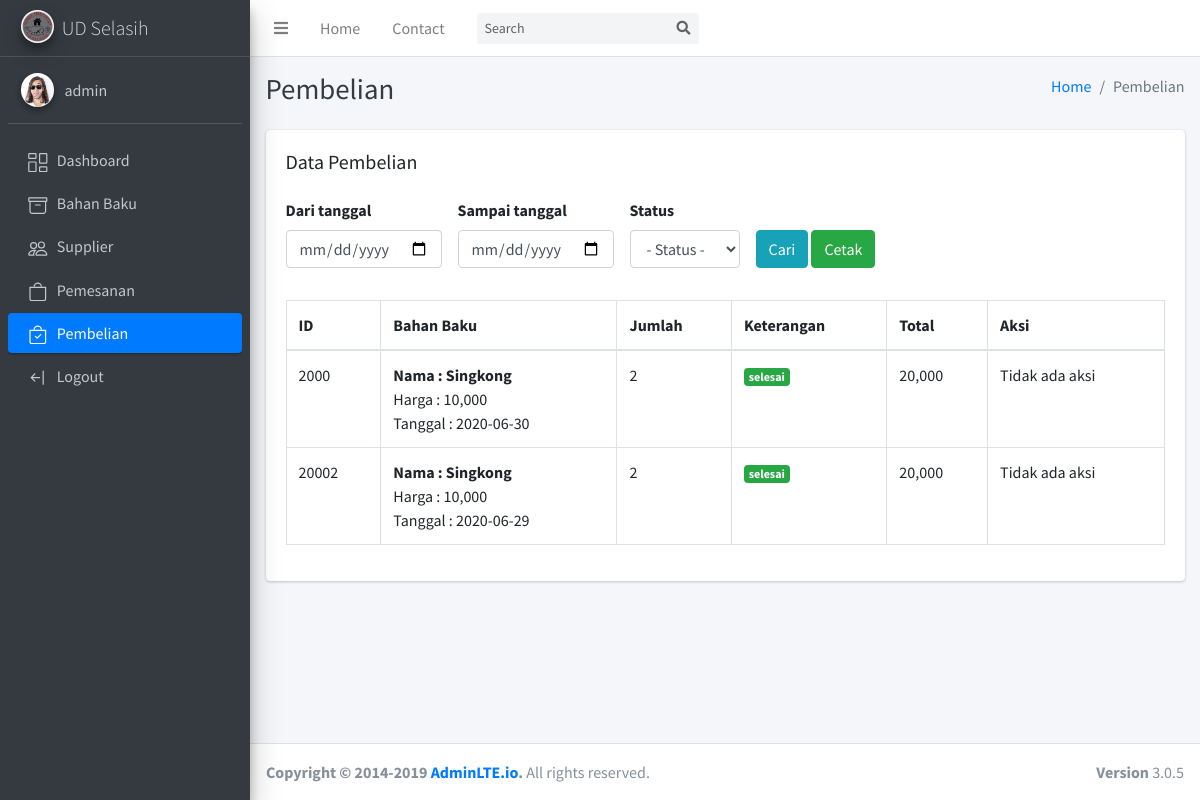
The app's page /pembelian/index.php (signed in), older data.
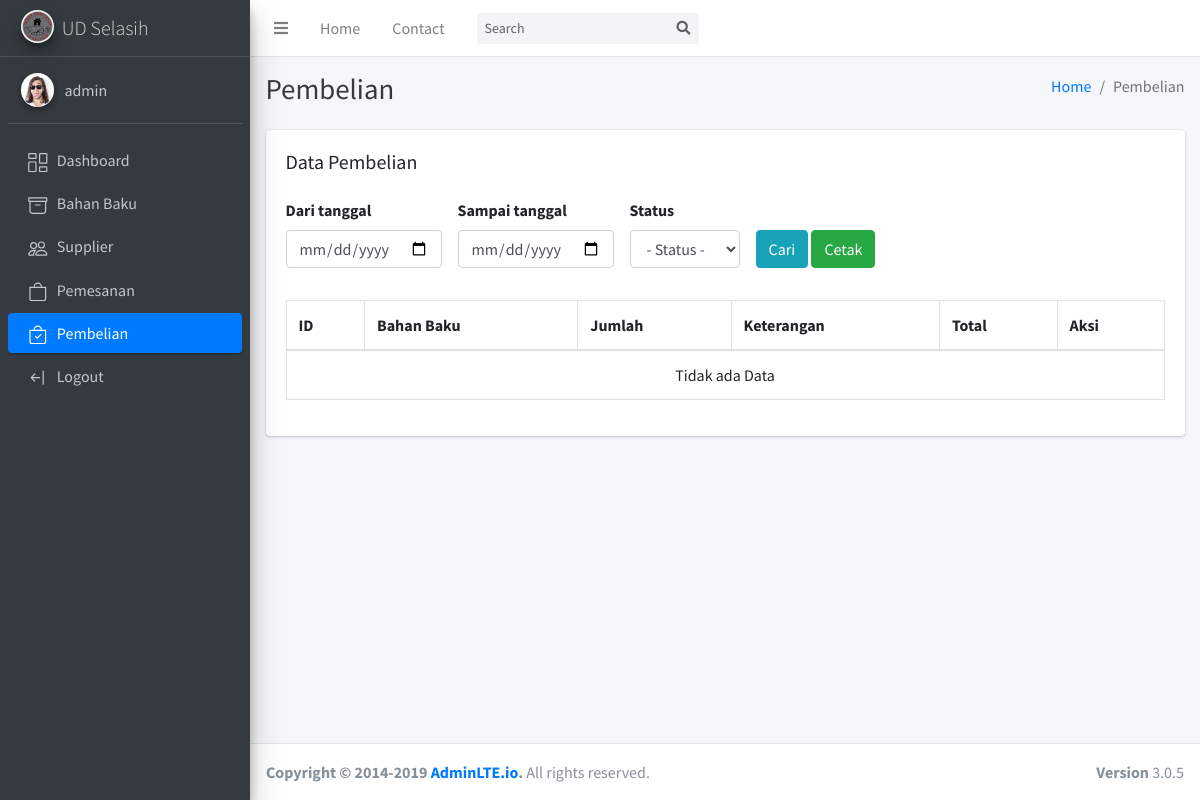
The same page, newer data.
### tables this page shows
CREATE TABLE `tb_pembelian` (
  `id` int(11) NOT NULL,
  `id_supplier` int(11) NOT NULL,
  `nama_bahan_baku` varchar(255) NOT NULL,
  `tanggal` date NOT NULL,
  `jumlah` int(11) NOT NULL,
  `harga` int(11) NOT NULL,
  `keterangan` varchar(255) NOT NULL,
  `total` double NOT NULL
);

### qb.php (called while the page is built, shortened)
<?php
require_once 'db.php';
function get($tbl){
    global $conn;
    $query = "SELECT * FROM $tbl";
    $res = $conn->query($query);
    return $res->fetch_all(MYSQLI_ASSOC);
}

### pembelian/index.php (the view, shortened to what the changed rows need)
<?php
    require_once '../qb.php';
    require_once '../layouts/header.php';
    $pembelian = $_SESSION['user']['level'] == 'supplier' ? getForSupplier($_SESSION['user']['id']) : get("tb_pembelian");
?>
<div class="content-header">
      <div class="container-fluid">
        <div class="row mb-2">
          <div class="col-sm-6">
            <h1 class="m-0 text-dark">Pembelian</h1>
          </div>
        </div>
      </div>
    </div>
    <section class="content">
        <div class="container-fluid">
<div class="row">
    <div class="col-12">
        <div class="card">
            <div class="card-body">
                <div id="print">
                    <table class="table table-bordered table-stripped" width="100%">
                        <thead>
                            <tr>
                                <th>ID</th>
                                <th>Bahan Baku</th>
                                <th>Jumlah</th>
                                <th>Keterangan</th>
                                <th>Total</th>
                                <th class="no-print">Aksi</th>
                            </tr>
                        </thead>
                        <tbody>
                            <?php if(count($pembelian) > 0): ?>
                                <?php foreach($pembelian as $pem): ?>
                                <tr>
                                    <td><?= $pem["id"] ?></td>
                                    <td>
                                        <b>Nama : <?= $pem["nama_bahan_baku"] ?></b>
                                        <br>
                                        <span>Harga : <?= number_format($pem["harga"]) ?></span>
                                        <br>
                                        <span>Tanggal : <?= $pem["tanggal"] ?></span>
                                    </td>
                                    <td><?= $pem["jumlah"] ?></td>
                                    <td>
                                    <?php if($pem['keterangan'] == 'checkout'): ?>
                                        <span class="badge badge-warning">Sedang di Proses</span>
                                    <?php elseif($pem['keterangan']=='diterima'): ?>
                                        <span class="badge badge-info"><?= $pem["keterangan"] ?></span>
                                    <?php elseif($pem['keterangan']=='diterima'): ?>
                                        <span class="badge badge-danger"><?= $pem["keterangan"] ?></span>
                                    <?php elseif($pem['keterangan']=='selesai'): ?>
                                        <span class="badge badge-success"><?= $pem["keterangan"] ?></span>
                                    <?php elseif($pem['keterangan']=='ditolak'): ?>
                                        <span class="badge badge-danger"><?= $pem["keterangan"] ?></span>
                                    <?php endif ?>
                                    </td>
                                    <td><?= number_format($pem["total"]) ?></td>
                                    <?php if($_SESSION['user']['level'] == 'supplier'): ?>
                                        <td class="no-print">
                                            <a href="index.php?available=<?=$pem['id']?>" class="badge badge-success">Bahan baku tersedia</a>
                                            <a href="index.php?unavailable=<?=$pem['id']?>" class="badge badge-danger">Bahan baku tidak tersedia</a>
                                        </td>
                                    <?php elseif($pem['keterangan'] == 'diterima'): ?>
                                        <td class="no-print">
                                            <a href="index.php?confirm=<?=$pem['id']?>" class="badge badge-success">Konfirmasi</a>
                                        </td>
                                    <?php else: ?>
                                        <td class="no-print">Tidak ada aksi</td>
                                    <?php endif ?>
                                </tr>
                                <?php endforeach ?>
                            <?php else: ?>
                                <tr class="text-center">
                                    <td colspan="6">Tidak ada Data</td>
                                </tr>
                            <?php endif ?>
                        </tbody>
                    </table>
                </div>
            </div>
        </div>
    </div>
</div>
<?php
    require_once '../layouts/footer.php';
?>

Row changes from the older to the newer data that the page shows:
removed tb_pembelian: id "2000", nama_bahan_baku "Singkong", harga "10,000", tanggal "2020-06-30", jumlah "2", keterangan "selesai", total "20,000", shows "Tidak ada aksi"
removed tb_pembelian: id "20002", nama_bahan_baku "Singkong", harga "10,000", tanggal "2020-06-29", jumlah "2", keterangan "selesai", total "20,000", shows "Tidak ada aksi"
Text that changed along with them:
text now shown: "Tidak ada Data"
